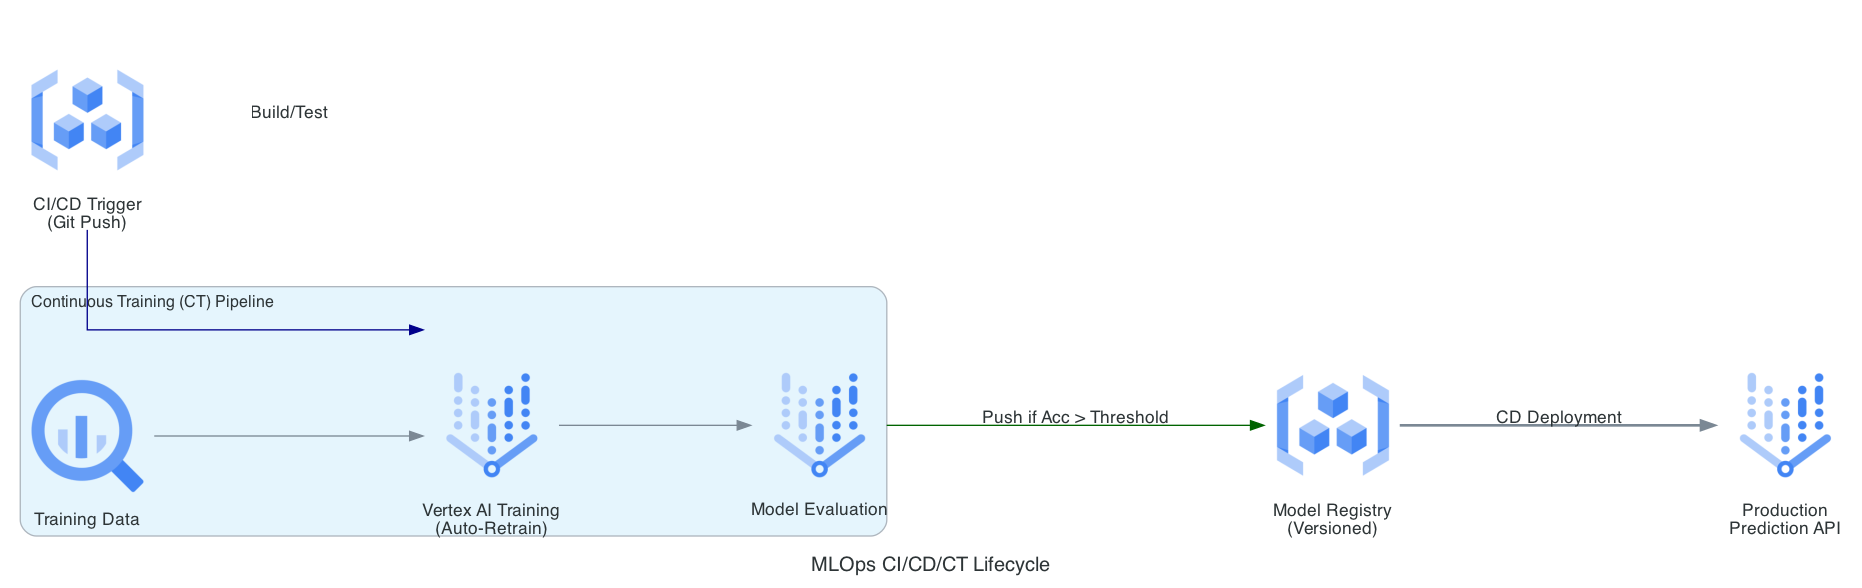

Write the Python code that produced this figure.
from diagrams import Diagram, Cluster, Edge
from diagrams.gcp.devtools import GCR
from diagrams.gcp.ml import VertexAI
from diagrams.gcp.analytics import BigQuery

graph_attr = {
    "pad": "0.1",
    "nodesep": "1.2",
    "ranksep": "2.0",
    "bgcolor": "transparent",
    "margin": "0"
}

with Diagram("MLOps CI/CD/CT Lifecycle", show=False, filename="mlops_lifecycle", direction="LR", graph_attr=graph_attr):
    
    # Using GCR as the build/trigger icon to avoid the CloudBuild ImportError
    git_trigger = GCR("CI/CD Trigger\n(Git Push)")
    
    with Cluster("Continuous Training (CT) Pipeline"):
        data_source = BigQuery("Training Data")
        trainer = VertexAI("Vertex AI Training\n(Auto-Retrain)")
        evaluator = VertexAI("Model Evaluation")

    registry = GCR("Model Registry\n(Versioned)")
    endpoint = VertexAI("Production\nPrediction API")

    # Pipeline Flow
    git_trigger >> Edge(label="Build/Test", color="darkblue") >> trainer
    data_source >> trainer >> evaluator
    evaluator >> Edge(label="Push if Acc > Threshold", color="darkgreen") >> registry
    registry >> Edge(label="CD Deployment", style="bold") >> endpoint
